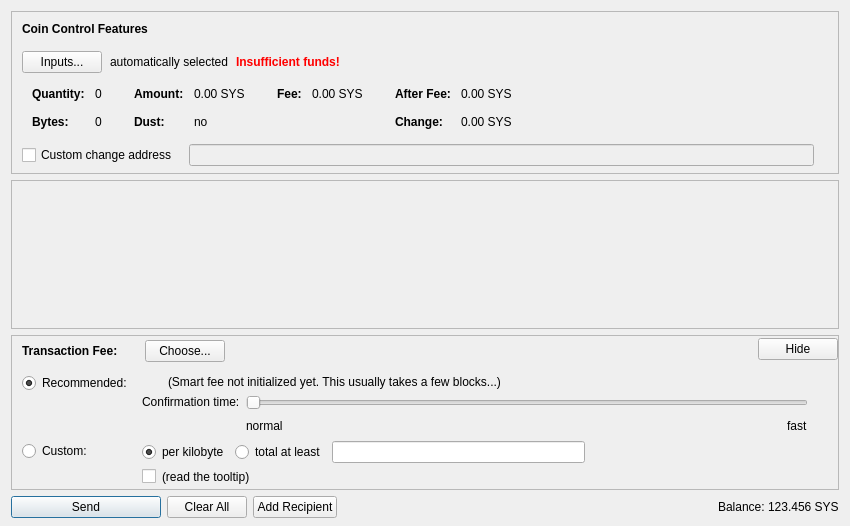
<?xml version="1.0" encoding="UTF-8"?>
<ui version="4.0">
 <class>SendCoinsDialog</class>
 <widget class="QDialog" name="SendCoinsDialog">
  <property name="geometry">
   <rect>
    <x>0</x>
    <y>0</y>
    <width>850</width>
    <height>526</height>
   </rect>
  </property>
  <property name="windowTitle">
   <string>Send Coins</string>
  </property>
  <layout class="QVBoxLayout" name="verticalLayout" stretch="0,1,0,0">
   <property name="bottomMargin">
    <number>8</number>
   </property>
   <item>
    <widget class="QFrame" name="frameCoinControl">
     <property name="sizePolicy">
      <sizepolicy hsizetype="Expanding" vsizetype="Expanding">
       <horstretch>0</horstretch>
       <verstretch>0</verstretch>
      </sizepolicy>
     </property>
     <property name="maximumSize">
      <size>
       <width>16777215</width>
       <height>16777215</height>
      </size>
     </property>
     <property name="frameShape">
      <enum>QFrame::StyledPanel</enum>
     </property>
     <property name="frameShadow">
      <enum>QFrame::Sunken</enum>
     </property>
     <layout class="QVBoxLayout" name="verticalLayoutCoinControl2">
      <property name="spacing">
       <number>0</number>
      </property>
      <property name="leftMargin">
       <number>0</number>
      </property>
      <property name="topMargin">
       <number>0</number>
      </property>
      <property name="rightMargin">
       <number>0</number>
      </property>
      <property name="bottomMargin">
       <number>6</number>
      </property>
      <item>
       <layout class="QVBoxLayout" name="verticalLayoutCoinControl" stretch="0,0,0,0,1">
        <property name="spacing">
         <number>0</number>
        </property>
        <property name="leftMargin">
         <number>10</number>
        </property>
        <property name="topMargin">
         <number>10</number>
        </property>
        <item>
         <layout class="QHBoxLayout" name="horizontalLayoutCoinControl1">
          <property name="bottomMargin">
           <number>15</number>
          </property>
          <item>
           <widget class="QLabel" name="labelCoinControlFeatures">
            <property name="sizePolicy">
             <sizepolicy hsizetype="Preferred" vsizetype="Maximum">
              <horstretch>0</horstretch>
              <verstretch>0</verstretch>
             </sizepolicy>
            </property>
            <property name="font">
             <font>
              <weight>75</weight>
              <bold>true</bold>
             </font>
            </property>
            <property name="styleSheet">
             <string notr="true">font-weight:bold;</string>
            </property>
            <property name="text">
             <string>Coin Control Features</string>
            </property>
           </widget>
          </item>
         </layout>
        </item>
        <item>
         <layout class="QHBoxLayout" name="horizontalLayoutCoinControl2" stretch="0,0,0,0">
          <property name="spacing">
           <number>8</number>
          </property>
          <property name="bottomMargin">
           <number>10</number>
          </property>
          <item>
           <widget class="QPushButton" name="pushButtonCoinControl">
            <property name="styleSheet">
             <string notr="true"/>
            </property>
            <property name="text">
             <string>Inputs...</string>
            </property>
            <property name="autoDefault">
             <bool>false</bool>
            </property>
           </widget>
          </item>
          <item>
           <widget class="QLabel" name="labelCoinControlAutomaticallySelected">
            <property name="text">
             <string>automatically selected</string>
            </property>
            <property name="margin">
             <number>5</number>
            </property>
           </widget>
          </item>
          <item>
           <widget class="QLabel" name="labelCoinControlInsuffFunds">
            <property name="font">
             <font>
              <weight>75</weight>
              <bold>true</bold>
             </font>
            </property>
            <property name="styleSheet">
             <string notr="true">color:red;font-weight:bold;</string>
            </property>
            <property name="text">
             <string>Insufficient funds!</string>
            </property>
            <property name="margin">
             <number>5</number>
            </property>
           </widget>
          </item>
          <item>
           <spacer name="horizontalSpacerCoinControl">
            <property name="orientation">
             <enum>Qt::Horizontal</enum>
            </property>
            <property name="sizeHint" stdset="0">
             <size>
              <width>40</width>
              <height>1</height>
             </size>
            </property>
           </spacer>
          </item>
         </layout>
        </item>
        <item>
         <widget class="QWidget" name="widgetCoinControl" native="true">
          <property name="sizePolicy">
           <sizepolicy hsizetype="Preferred" vsizetype="Preferred">
            <horstretch>0</horstretch>
            <verstretch>0</verstretch>
           </sizepolicy>
          </property>
          <property name="minimumSize">
           <size>
            <width>0</width>
            <height>0</height>
           </size>
          </property>
          <property name="styleSheet">
           <string notr="true"/>
          </property>
          <layout class="QHBoxLayout" name="horizontalLayoutCoinControl5">
           <property name="leftMargin">
            <number>0</number>
           </property>
           <property name="topMargin">
            <number>0</number>
           </property>
           <property name="rightMargin">
            <number>0</number>
           </property>
           <property name="bottomMargin">
            <number>0</number>
           </property>
           <item>
            <layout class="QHBoxLayout" name="horizontalLayoutCoinControl3" stretch="0,0,0,1">
             <property name="spacing">
              <number>20</number>
             </property>
             <property name="topMargin">
              <number>0</number>
             </property>
             <property name="bottomMargin">
              <number>10</number>
             </property>
             <item>
              <layout class="QFormLayout" name="formLayoutCoinControl1">
               <property name="horizontalSpacing">
                <number>10</number>
               </property>
               <property name="verticalSpacing">
                <number>14</number>
               </property>
               <property name="leftMargin">
                <number>10</number>
               </property>
               <property name="topMargin">
                <number>4</number>
               </property>
               <property name="rightMargin">
                <number>6</number>
               </property>
               <item row="0" column="0">
                <widget class="QLabel" name="labelCoinControlQuantityText">
                 <property name="font">
                  <font>
                   <weight>75</weight>
                   <bold>true</bold>
                  </font>
                 </property>
                 <property name="text">
                  <string>Quantity:</string>
                 </property>
                 <property name="margin">
                  <number>0</number>
                 </property>
                </widget>
               </item>
               <item row="0" column="1">
                <widget class="QLabel" name="labelCoinControlQuantity">
                 <property name="cursor">
                  <cursorShape>IBeamCursor</cursorShape>
                 </property>
                 <property name="contextMenuPolicy">
                  <enum>Qt::ActionsContextMenu</enum>
                 </property>
                 <property name="text">
                  <string notr="true">0</string>
                 </property>
                 <property name="margin">
                  <number>0</number>
                 </property>
                 <property name="textInteractionFlags">
                  <set>Qt::LinksAccessibleByMouse|Qt::TextSelectableByKeyboard|Qt::TextSelectableByMouse</set>
                 </property>
                </widget>
               </item>
               <item row="1" column="0">
                <widget class="QLabel" name="labelCoinControlBytesText">
                 <property name="font">
                  <font>
                   <weight>75</weight>
                   <bold>true</bold>
                  </font>
                 </property>
                 <property name="text">
                  <string>Bytes:</string>
                 </property>
                </widget>
               </item>
               <item row="1" column="1">
                <widget class="QLabel" name="labelCoinControlBytes">
                 <property name="cursor">
                  <cursorShape>IBeamCursor</cursorShape>
                 </property>
                 <property name="contextMenuPolicy">
                  <enum>Qt::ActionsContextMenu</enum>
                 </property>
                 <property name="text">
                  <string notr="true">0</string>
                 </property>
                 <property name="textInteractionFlags">
                  <set>Qt::LinksAccessibleByMouse|Qt::TextSelectableByKeyboard|Qt::TextSelectableByMouse</set>
                 </property>
                </widget>
               </item>
              </layout>
             </item>
             <item>
              <layout class="QFormLayout" name="formLayoutCoinControl2">
               <property name="horizontalSpacing">
                <number>10</number>
               </property>
               <property name="verticalSpacing">
                <number>14</number>
               </property>
               <property name="leftMargin">
                <number>6</number>
               </property>
               <property name="topMargin">
                <number>4</number>
               </property>
               <property name="rightMargin">
                <number>6</number>
               </property>
               <item row="0" column="0">
                <widget class="QLabel" name="labelCoinControlAmountText">
                 <property name="font">
                  <font>
                   <weight>75</weight>
                   <bold>true</bold>
                  </font>
                 </property>
                 <property name="text">
                  <string>Amount:</string>
                 </property>
                 <property name="margin">
                  <number>0</number>
                 </property>
                </widget>
               </item>
               <item row="0" column="1">
                <widget class="QLabel" name="labelCoinControlAmount">
                 <property name="cursor">
                  <cursorShape>IBeamCursor</cursorShape>
                 </property>
                 <property name="contextMenuPolicy">
                  <enum>Qt::ActionsContextMenu</enum>
                 </property>
                 <property name="text">
                  <string notr="true">0.00 SYS</string>
                 </property>
                 <property name="textInteractionFlags">
                  <set>Qt::LinksAccessibleByMouse|Qt::TextSelectableByKeyboard|Qt::TextSelectableByMouse</set>
                 </property>
                </widget>
               </item>
               <item row="1" column="0">
                <widget class="QLabel" name="labelCoinControlLowOutputText">
                 <property name="font">
                  <font>
                   <weight>75</weight>
                   <bold>true</bold>
                  </font>
                 </property>
                 <property name="text">
                  <string>Dust:</string>
                 </property>
                </widget>
               </item>
               <item row="1" column="1">
                <widget class="QLabel" name="labelCoinControlLowOutput">
                 <property name="cursor">
                  <cursorShape>IBeamCursor</cursorShape>
                 </property>
                 <property name="contextMenuPolicy">
                  <enum>Qt::ActionsContextMenu</enum>
                 </property>
                 <property name="text">
                  <string notr="true">no</string>
                 </property>
                 <property name="textInteractionFlags">
                  <set>Qt::LinksAccessibleByMouse|Qt::TextSelectableByKeyboard|Qt::TextSelectableByMouse</set>
                 </property>
                </widget>
               </item>
              </layout>
             </item>
             <item>
              <layout class="QFormLayout" name="formLayoutCoinControl3">
               <property name="horizontalSpacing">
                <number>10</number>
               </property>
               <property name="verticalSpacing">
                <number>14</number>
               </property>
               <property name="leftMargin">
                <number>6</number>
               </property>
               <property name="topMargin">
                <number>4</number>
               </property>
               <property name="rightMargin">
                <number>6</number>
               </property>
               <item row="0" column="0">
                <widget class="QLabel" name="labelCoinControlFeeText">
                 <property name="font">
                  <font>
                   <weight>75</weight>
                   <bold>true</bold>
                  </font>
                 </property>
                 <property name="text">
                  <string>Fee:</string>
                 </property>
                 <property name="margin">
                  <number>0</number>
                 </property>
                </widget>
               </item>
               <item row="0" column="1">
                <widget class="QLabel" name="labelCoinControlFee">
                 <property name="cursor">
                  <cursorShape>IBeamCursor</cursorShape>
                 </property>
                 <property name="contextMenuPolicy">
                  <enum>Qt::ActionsContextMenu</enum>
                 </property>
                 <property name="text">
                  <string notr="true">0.00 SYS</string>
                 </property>
                 <property name="textInteractionFlags">
                  <set>Qt::LinksAccessibleByMouse|Qt::TextSelectableByKeyboard|Qt::TextSelectableByMouse</set>
                 </property>
                </widget>
               </item>
             </layout>
             </item>
             <item>
              <layout class="QFormLayout" name="formLayoutCoinControl4">
               <property name="horizontalSpacing">
                <number>10</number>
               </property>
               <property name="verticalSpacing">
                <number>14</number>
               </property>
               <property name="leftMargin">
                <number>6</number>
               </property>
               <property name="topMargin">
                <number>4</number>
               </property>
               <property name="rightMargin">
                <number>6</number>
               </property>
               <item row="0" column="0">
                <widget class="QLabel" name="labelCoinControlAfterFeeText">
                 <property name="font">
                  <font>
                   <weight>75</weight>
                   <bold>true</bold>
                  </font>
                 </property>
                 <property name="text">
                  <string>After Fee:</string>
                 </property>
                 <property name="margin">
                  <number>0</number>
                 </property>
                </widget>
               </item>
               <item row="0" column="1">
                <widget class="QLabel" name="labelCoinControlAfterFee">
                 <property name="cursor">
                  <cursorShape>IBeamCursor</cursorShape>
                 </property>
                 <property name="contextMenuPolicy">
                  <enum>Qt::ActionsContextMenu</enum>
                 </property>
                 <property name="text">
                  <string notr="true">0.00 SYS</string>
                 </property>
                 <property name="textInteractionFlags">
                  <set>Qt::LinksAccessibleByMouse|Qt::TextSelectableByKeyboard|Qt::TextSelectableByMouse</set>
                 </property>
                </widget>
               </item>
               <item row="1" column="0">
                <widget class="QLabel" name="labelCoinControlChangeText">
                 <property name="font">
                  <font>
                   <weight>75</weight>
                   <bold>true</bold>
                  </font>
                 </property>
                 <property name="text">
                  <string>Change:</string>
                 </property>
                </widget>
               </item>
               <item row="1" column="1">
                <widget class="QLabel" name="labelCoinControlChange">
                 <property name="cursor">
                  <cursorShape>IBeamCursor</cursorShape>
                 </property>
                 <property name="contextMenuPolicy">
                  <enum>Qt::ActionsContextMenu</enum>
                 </property>
                 <property name="text">
                  <string notr="true">0.00 SYS</string>
                 </property>
                 <property name="textInteractionFlags">
                  <set>Qt::LinksAccessibleByMouse|Qt::TextSelectableByKeyboard|Qt::TextSelectableByMouse</set>
                 </property>
                </widget>
               </item>
              </layout>
             </item>
            </layout>
           </item>
          </layout>
         </widget>
        </item>
        <item>
         <layout class="QHBoxLayout" name="horizontalLayoutCoinControl4" stretch="0,0,0">
          <property name="spacing">
           <number>12</number>
          </property>
          <property name="sizeConstraint">
           <enum>QLayout::SetDefaultConstraint</enum>
          </property>
          <property name="topMargin">
           <number>5</number>
          </property>
          <property name="rightMargin">
           <number>5</number>
          </property>
          <item>
           <widget class="QCheckBox" name="checkBoxCoinControlChange">
            <property name="toolTip">
             <string>If this is activated, but the change address is empty or invalid, change will be sent to a newly generated address.</string>
            </property>
            <property name="text">
             <string>Custom change address</string>
            </property>
           </widget>
          </item>
          <item>
           <widget class="QValidatedLineEdit" name="lineEditCoinControlChange">
            <property name="enabled">
             <bool>false</bool>
            </property>
            <property name="sizePolicy">
             <sizepolicy hsizetype="Expanding" vsizetype="Fixed">
              <horstretch>0</horstretch>
              <verstretch>0</verstretch>
             </sizepolicy>
            </property>
           </widget>
          </item>
          <item>
           <widget class="QLabel" name="labelCoinControlChangeLabel">
            <property name="sizePolicy">
             <sizepolicy hsizetype="Preferred" vsizetype="Expanding">
              <horstretch>0</horstretch>
              <verstretch>0</verstretch>
             </sizepolicy>
            </property>
            <property name="minimumSize">
             <size>
              <width>0</width>
              <height>0</height>
             </size>
            </property>
            <property name="text">
             <string/>
            </property>
            <property name="margin">
             <number>3</number>
            </property>
           </widget>
          </item>
         </layout>
        </item>
        <item>
         <spacer name="verticalSpacerCoinControl">
          <property name="orientation">
           <enum>Qt::Vertical</enum>
          </property>
          <property name="sizeHint" stdset="0">
           <size>
            <width>800</width>
            <height>1</height>
           </size>
          </property>
         </spacer>
        </item>
       </layout>
      </item>
     </layout>
    </widget>
   </item>
   <item>
    <widget class="QScrollArea" name="scrollArea">
     <property name="widgetResizable">
      <bool>true</bool>
     </property>
     <widget class="QWidget" name="scrollAreaWidgetContents">
      <property name="geometry">
       <rect>
        <x>0</x>
        <y>0</y>
        <width>830</width>
        <height>104</height>
       </rect>
      </property>
      <layout class="QVBoxLayout" name="verticalLayout_2" stretch="0,1">
       <property name="leftMargin">
        <number>0</number>
       </property>
       <property name="topMargin">
        <number>0</number>
       </property>
       <property name="rightMargin">
        <number>0</number>
       </property>
       <property name="bottomMargin">
        <number>0</number>
       </property>
       <item>
        <layout class="QVBoxLayout" name="entries">
         <property name="spacing">
          <number>6</number>
         </property>
        </layout>
       </item>
       <item>
        <spacer name="verticalSpacer">
         <property name="orientation">
          <enum>Qt::Vertical</enum>
         </property>
         <property name="sizeHint" stdset="0">
          <size>
           <width>20</width>
           <height>40</height>
          </size>
         </property>
        </spacer>
       </item>
      </layout>
     </widget>
    </widget>
   </item>
   <item>
    <widget class="QFrame" name="frameFee">
     <property name="sizePolicy">
      <sizepolicy hsizetype="Expanding" vsizetype="Expanding">
       <horstretch>0</horstretch>
       <verstretch>0</verstretch>
      </sizepolicy>
     </property>
     <property name="maximumSize">
      <size>
       <width>16777215</width>
       <height>16777215</height>
      </size>
     </property>
     <property name="frameShape">
      <enum>QFrame::StyledPanel</enum>
     </property>
     <property name="frameShadow">
      <enum>QFrame::Sunken</enum>
     </property>
     <layout class="QVBoxLayout" name="verticalLayoutFee1">
      <property name="spacing">
       <number>0</number>
      </property>
      <property name="leftMargin">
       <number>0</number>
      </property>
      <property name="topMargin">
       <number>0</number>
      </property>
      <property name="rightMargin">
       <number>0</number>
      </property>
      <property name="bottomMargin">
       <number>0</number>
      </property>
      <item>
       <layout class="QVBoxLayout" name="verticalLayoutFee2" stretch="0,0,0">
        <property name="spacing">
         <number>0</number>
        </property>
        <property name="leftMargin">
         <number>10</number>
        </property>
        <property name="topMargin">
         <number>0</number>
        </property>
        <item>
         <layout class="QHBoxLayout" name="horizontalLayoutFee1">
          <property name="bottomMargin">
           <number>0</number>
          </property>
          <item>
           <layout class="QVBoxLayout" name="verticalLayoutFee7">
            <property name="spacing">
             <number>0</number>
            </property>
            <item>
             <spacer name="verticalSpacerSmartFee">
              <property name="orientation">
               <enum>Qt::Vertical</enum>
              </property>
              <property name="sizeType">
               <enum>QSizePolicy::Fixed</enum>
              </property>
              <property name="sizeHint" stdset="0">
               <size>
                <width>1</width>
                <height>4</height>
               </size>
              </property>
             </spacer>
            </item>
            <item>
             <layout class="QHBoxLayout" name="horizontalLayoutSmartFee">
              <property name="spacing">
               <number>10</number>
              </property>
              <item>
               <widget class="QLabel" name="labelFeeHeadline">
                <property name="sizePolicy">
                 <sizepolicy hsizetype="Preferred" vsizetype="Maximum">
                  <horstretch>0</horstretch>
                  <verstretch>0</verstretch>
                 </sizepolicy>
                </property>
                <property name="font">
                 <font>
                  <weight>75</weight>
                  <bold>true</bold>
                 </font>
                </property>
                <property name="styleSheet">
                 <string notr="true">font-weight:bold;</string>
                </property>
                <property name="text">
                 <string>Transaction Fee:</string>
                </property>
               </widget>
              </item>
              <item>
               <widget class="QLabel" name="labelFeeMinimized">
                <property name="text">
                 <string/>
                </property>
               </widget>
              </item>
              <item>
               <widget class="QPushButton" name="buttonChooseFee">
                <property name="text">
                 <string>Choose...</string>
                </property>
               </widget>
              </item>
             </layout>
            </item>
            <item>
             <spacer name="verticalSpacer_5">
              <property name="orientation">
               <enum>Qt::Vertical</enum>
              </property>
              <property name="sizeHint" stdset="0">
               <size>
                <width>1</width>
                <height>1</height>
               </size>
              </property>
             </spacer>
            </item>
           </layout>
          </item>
          <item>
           <spacer name="horizontalSpacer_4">
            <property name="orientation">
             <enum>Qt::Horizontal</enum>
            </property>
            <property name="sizeHint" stdset="0">
             <size>
              <width>40</width>
              <height>20</height>
             </size>
            </property>
           </spacer>
          </item>
          <item>
           <widget class="QPushButton" name="buttonMinimizeFee">
            <property name="toolTip">
             <string>collapse fee-settings</string>
            </property>
            <property name="text">
             <string>Hide</string>
            </property>
           </widget>
          </item>
         </layout>
        </item>
        <item>
         <widget class="QFrame" name="frameFeeSelection">
          <layout class="QVBoxLayout" name="verticalLayoutFee12">
           <property name="spacing">
            <number>0</number>
           </property>
           <property name="leftMargin">
            <number>0</number>
           </property>
           <property name="topMargin">
            <number>0</number>
           </property>
           <property name="rightMargin">
            <number>0</number>
           </property>
           <property name="bottomMargin">
            <number>0</number>
           </property>
           <item>
            <layout class="QGridLayout" name="gridLayoutFee">
             <property name="topMargin">
              <number>10</number>
             </property>
             <property name="bottomMargin">
              <number>4</number>
             </property>
             <property name="horizontalSpacing">
              <number>10</number>
             </property>
             <property name="verticalSpacing">
              <number>4</number>
             </property>
             <item row="1" column="1">
              <layout class="QVBoxLayout" name="verticalLayoutFee8">
               <property name="spacing">
                <number>6</number>
               </property>
               <item>
                <layout class="QHBoxLayout" name="horizontalLayoutFee13">
                 <item>
                  <widget class="QRadioButton" name="radioCustomPerKilobyte">
                   <property name="toolTip">
                    <string>If the custom fee is set to 1000 satoshis and the transaction is only 250 bytes, then &quot;per kilobyte&quot; only pays 250 satoshis in fee, while &quot;total at least&quot; pays 1000 satoshis. For transactions bigger than a kilobyte both pay by kilobyte.</string>
                   </property>
                   <property name="text">
                    <string>per kilobyte</string>
                   </property>
                   <property name="checked">
                    <bool>true</bool>
                   </property>
                   <attribute name="buttonGroup">
                    <string notr="true">groupCustomFee</string>
                   </attribute>
                  </widget>
                 </item>
                 <item>
                  <widget class="QRadioButton" name="radioCustomAtLeast">
                   <property name="toolTip">
                    <string>If the custom fee is set to 1000 satoshis and the transaction is only 250 bytes, then &quot;per kilobyte&quot; only pays 250 satoshis in fee, while &quot;total at least&quot; pays 1000 satoshis. For transactions bigger than a kilobyte both pay by kilobyte.</string>
                   </property>
                   <property name="text">
                    <string>total at least</string>
                   </property>
                   <attribute name="buttonGroup">
                    <string notr="true">groupCustomFee</string>
                   </attribute>
                  </widget>
                 </item>
                 <item>
                  <widget class="SyscoinAmountField" name="customFee"/>
                 </item>
                 <item>
                  <spacer name="horizontalSpacer_6">
                   <property name="orientation">
                    <enum>Qt::Horizontal</enum>
                   </property>
                   <property name="sizeHint" stdset="0">
                    <size>
                     <width>1</width>
                     <height>1</height>
                    </size>
                   </property>
                  </spacer>
                 </item>
                </layout>
               </item>
               <item>
                <layout class="QHBoxLayout" name="horizontalLayoutFee8">
                 <item>
                  <widget class="QCheckBox" name="checkBoxMinimumFee">
                   <property name="toolTip">
                    <string>Paying only the minimum fee is just fine as long as there is less transaction volume than space in the blocks. But be aware that this can end up in a never confirming transaction once there is more demand for syscoin transactions than the network can process.</string>
                   </property>
                   <property name="text">
                    <string/>
                   </property>
                  </widget>
                 </item>
                 <item>
                  <widget class="QLabel" name="labelMinFeeWarning">
                   <property name="enabled">
                    <bool>true</bool>
                   </property>
                   <property name="toolTip">
                    <string>Paying only the minimum fee is just fine as long as there is less transaction volume than space in the blocks. But be aware that this can end up in a never confirming transaction once there is more demand for syscoin transactions than the network can process.</string>
                   </property>
                   <property name="text">
                    <string>(read the tooltip)</string>
                   </property>
                   <property name="margin">
                    <number>5</number>
                   </property>
                  </widget>
                 </item>
                 <item>
                  <spacer name="horizontalSpacer_2">
                   <property name="orientation">
                    <enum>Qt::Horizontal</enum>
                   </property>
                   <property name="sizeHint" stdset="0">
                    <size>
                     <width>1</width>
                     <height>1</height>
                    </size>
                   </property>
                  </spacer>
                 </item>
                </layout>
               </item>
              </layout>
             </item>
             <item row="0" column="0">
              <layout class="QVBoxLayout" name="verticalLayoutFee4" stretch="0,1">
               <item>
                <widget class="QRadioButton" name="radioSmartFee">
                 <property name="text">
                  <string>Recommended:</string>
                 </property>
                 <property name="checked">
                  <bool>true</bool>
                 </property>
                 <attribute name="buttonGroup">
                  <string notr="true">groupFee</string>
                 </attribute>
                </widget>
               </item>
               <item>
                <spacer name="verticalSpacer_2">
                 <property name="orientation">
                  <enum>Qt::Vertical</enum>
                 </property>
                 <property name="sizeHint" stdset="0">
                  <size>
                   <width>1</width>
                   <height>1</height>
                  </size>
                 </property>
                </spacer>
               </item>
              </layout>
             </item>
             <item row="1" column="0">
              <layout class="QVBoxLayout" name="verticalLayoutFee9" stretch="0,1">
               <item>
                <widget class="QRadioButton" name="radioCustomFee">
                 <property name="text">
                  <string>Custom:</string>
                 </property>
                 <attribute name="buttonGroup">
                  <string notr="true">groupFee</string>
                 </attribute>
                </widget>
               </item>
               <item>
                <spacer name="verticalSpacer_6">
                 <property name="orientation">
                  <enum>Qt::Vertical</enum>
                 </property>
                 <property name="sizeHint" stdset="0">
                  <size>
                   <width>1</width>
                   <height>1</height>
                  </size>
                 </property>
                </spacer>
               </item>
              </layout>
             </item>
             <item row="0" column="1">
              <layout class="QVBoxLayout" name="verticalLayoutFee3" stretch="0,0,1">
               <property name="spacing">
                <number>6</number>
               </property>
               <property name="topMargin">
                <number>2</number>
               </property>
               <item>
                <layout class="QHBoxLayout" name="horizontalLayoutFee12">
                 <item>
                  <widget class="QLabel" name="labelSmartFee">
                   <property name="text">
                    <string/>
                   </property>
                   <property name="margin">
                    <number>2</number>
                   </property>
                  </widget>
                 </item>
                 <item>
                  <widget class="QLabel" name="labelFeeEstimation">
                   <property name="text">
                    <string/>
                   </property>
                  </widget>
                 </item>
                 <item>
                  <widget class="QLabel" name="labelSmartFee2">
                   <property name="text">
                    <string>(Smart fee not initialized yet. This usually takes a few blocks...)</string>
                   </property>
                   <property name="margin">
                    <number>2</number>
                   </property>
                  </widget>
                 </item>
                 <item>
                  <spacer name="horizontalSpacer_5">
                   <property name="orientation">
                    <enum>Qt::Horizontal</enum>
                   </property>
                   <property name="sizeHint" stdset="0">
                    <size>
                     <width>1</width>
                     <height>1</height>
                    </size>
                   </property>
                  </spacer>
                 </item>
                </layout>
               </item>
               <item>
                <layout class="QHBoxLayout" name="horizontalLayoutFee9">
                 <item>
                  <layout class="QVBoxLayout" name="verticalLayoutFee6">
                   <item>
                    <widget class="QLabel" name="labelSmartFee3">
                     <property name="text">
                      <string>Confirmation time:</string>
                     </property>
                     <property name="margin">
                      <number>2</number>
                     </property>
                    </widget>
                   </item>
                   <item>
                    <spacer name="verticalSpacer_3">
                     <property name="orientation">
                      <enum>Qt::Vertical</enum>
                     </property>
                     <property name="sizeHint" stdset="0">
                      <size>
                       <width>1</width>
                       <height>1</height>
                      </size>
                     </property>
                    </spacer>
                   </item>
                  </layout>
                 </item>
                 <item>
                  <layout class="QVBoxLayout" name="verticalLayoutFee5">
                   <property name="rightMargin">
                    <number>30</number>
                   </property>
                   <item>
                    <widget class="QSlider" name="sliderSmartFee">
                     <property name="minimum">
                      <number>0</number>
                     </property>
                     <property name="maximum">
                      <number>24</number>
                     </property>
                     <property name="pageStep">
                      <number>1</number>
                     </property>
                     <property name="value">
                      <number>0</number>
                     </property>
                     <property name="orientation">
                      <enum>Qt::Horizontal</enum>
                     </property>
                     <property name="invertedAppearance">
                      <bool>false</bool>
                     </property>
                     <property name="invertedControls">
                      <bool>false</bool>
                     </property>
                     <property name="tickPosition">
                      <enum>QSlider::NoTicks</enum>
                     </property>
                    </widget>
                   </item>
                   <item>
                    <layout class="QHBoxLayout" name="horizontalLayoutFee10">
                     <item>
                      <widget class="QLabel" name="labelSmartFeeNormal">
                       <property name="text">
                        <string>normal</string>
                       </property>
                      </widget>
                     </item>
                     <item>
                      <spacer name="horizontalSpacer_3">
                       <property name="orientation">
                        <enum>Qt::Horizontal</enum>
                       </property>
                       <property name="sizeHint" stdset="0">
                        <size>
                         <width>40</width>
                         <height>20</height>
                        </size>
                       </property>
                      </spacer>
                     </item>
                     <item>
                      <widget class="QLabel" name="labelSmartFeeFast">
                       <property name="text">
                        <string>fast</string>
                       </property>
                      </widget>
                     </item>
                    </layout>
                   </item>
                  </layout>
                 </item>
                </layout>
               </item>
               <item>
                <spacer name="verticalSpacer_4">
                 <property name="orientation">
                  <enum>Qt::Vertical</enum>
                 </property>
                 <property name="sizeHint" stdset="0">
                  <size>
                   <width>1</width>
                   <height>1</height>
                  </size>
                 </property>
                </spacer>
               </item>
              </layout>
             </item>
            </layout>
           </item>
          </layout>
         </widget>
        </item>
        <item>
         <spacer name="verticalSpacerFee">
          <property name="orientation">
           <enum>Qt::Vertical</enum>
          </property>
          <property name="sizeHint" stdset="0">
           <size>
            <width>800</width>
            <height>1</height>
           </size>
          </property>
         </spacer>
        </item>
       </layout>
      </item>
     </layout>
    </widget>
   </item>
   <item>
    <layout class="QHBoxLayout" name="horizontalLayout">
     <item>
      <widget class="QPushButton" name="sendButton">
       <property name="minimumSize">
        <size>
         <width>150</width>
         <height>0</height>
        </size>
       </property>
       <property name="toolTip">
        <string>Confirm the send action</string>
       </property>
       <property name="text">
        <string>Send</string>
       </property>
       <property name="autoDefault">
        <bool>false</bool>
       </property>
       <property name="default">
        <bool>true</bool>
       </property>
      </widget>
     </item>
     <item>
      <widget class="QPushButton" name="clearButton">
       <property name="sizePolicy">
        <sizepolicy hsizetype="Minimum" vsizetype="Fixed">
         <horstretch>0</horstretch>
         <verstretch>0</verstretch>
        </sizepolicy>
       </property>
       <property name="toolTip">
        <string>Clear all fields of the form.</string>
       </property>
       <property name="text">
        <string>Clear All</string>
       </property>
       <property name="autoDefault">
        <bool>false</bool>
       </property>
      </widget>
     </item>
     <item>
      <widget class="QPushButton" name="addButton">
       <property name="toolTip">
        <string>Send to multiple recipients at once</string>
       </property>
       <property name="text">
        <string>Add Recipient</string>
       </property>
       <property name="autoDefault">
        <bool>false</bool>
       </property>
      </widget>
     </item>
     <item>
      <spacer name="horizontalSpacer">
       <property name="orientation">
        <enum>Qt::Horizontal</enum>
       </property>
       <property name="sizeHint" stdset="0">
        <size>
         <width>40</width>
         <height>20</height>
        </size>
       </property>
      </spacer>
     </item>
     <item>
      <layout class="QHBoxLayout" name="horizontalLayout_2">
       <property name="spacing">
        <number>3</number>
       </property>
       <item>
        <widget class="QLabel" name="label">
         <property name="sizePolicy">
          <sizepolicy hsizetype="Preferred" vsizetype="Fixed">
           <horstretch>0</horstretch>
           <verstretch>0</verstretch>
          </sizepolicy>
         </property>
         <property name="text">
          <string>Balance:</string>
         </property>
        </widget>
       </item>
       <item>
        <widget class="QLabel" name="labelBalance">
         <property name="sizePolicy">
          <sizepolicy hsizetype="Preferred" vsizetype="Fixed">
           <horstretch>0</horstretch>
           <verstretch>0</verstretch>
          </sizepolicy>
         </property>
         <property name="cursor">
          <cursorShape>IBeamCursor</cursorShape>
         </property>
         <property name="text">
          <string notr="true">123.456 SYS</string>
         </property>
         <property name="textInteractionFlags">
          <set>Qt::LinksAccessibleByMouse|Qt::TextSelectableByKeyboard|Qt::TextSelectableByMouse</set>
         </property>
        </widget>
       </item>
      </layout>
     </item>
    </layout>
   </item>
  </layout>
 </widget>
 <customwidgets>
  <customwidget>
   <class>QValidatedLineEdit</class>
   <extends>QLineEdit</extends>
   <header>qvalidatedlineedit.h</header>
  </customwidget>
  <customwidget>
   <class>SyscoinAmountField</class>
   <extends>QLineEdit</extends>
   <header>syscoinamountfield.h</header>
   <container>1</container>
  </customwidget>
 </customwidgets>
 <resources>
  <include location="../syscoin.qrc"/>
 </resources>
 <connections/>
 <buttongroups>
  <buttongroup name="groupFee"/>
  <buttongroup name="groupCustomFee"/>
 </buttongroups>
</ui>
